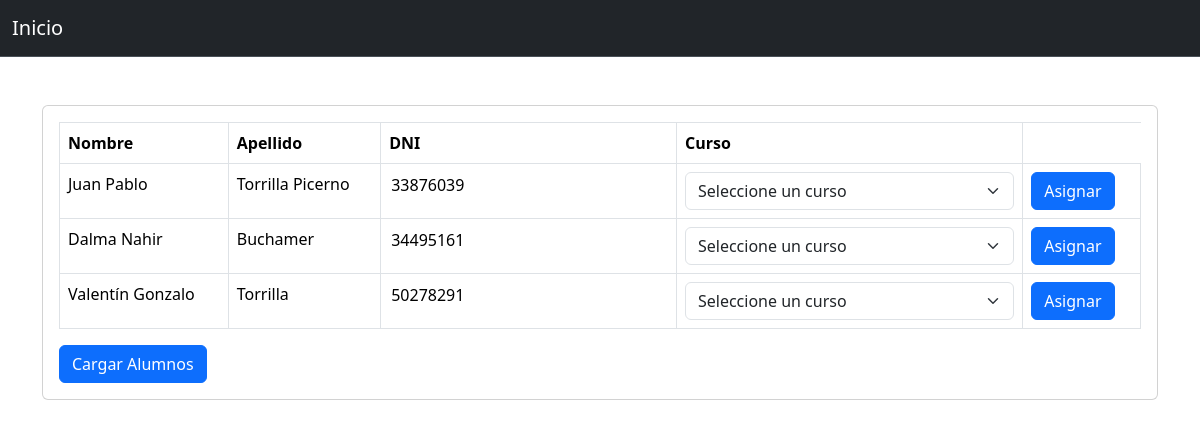
The page /cursos/asignarCurso on the database its author committed.
### cursos/models.py (models this page shows)
class Alumno(models.Model):
    Nombre = models.CharField(max_length=50)
    Apellido = models.CharField(max_length=50)
    DNI = models.IntegerField(primary_key=True)
    Telefono = models.CharField(max_length=15)
    Correo_electronico = models.EmailField()
    Curso = models.ForeignKey(Curso, on_delete=models.SET_NULL, null=True)

### cursos/views.py (the view, shortened to what this page needs)
# urls.py: path('asignarCurso', views.asignar_curso, name='asignar_curso'),
def asignar_curso(request):
    dni = request.POST.get('dni')
    id = request.POST.get('id')
    print(dni,id)
    if request.method == 'GET':
        template = loader.get_template("cursos/asignarCurso.html")
        context = {
            "alumnos": Alumno.objects.all(),
            "cursos": Curso.objects.all(),
        }
        return HttpResponse(template.render(context, request))

### cursos/templates/cursos/asignarCurso.html (shortened to what this page needs)
{% extends 'cursos/base.html' %}
{% block content %}
<div class="col md-5">
    <div class="card">
        <div class="card-body">
            {% if alumnos %}
            <table class="table table-bordered">
                <tr>
                <th>Nombre</th>
                <th>Apellido</th>
                <th>DNI</th>
                <th>Curso</th>
                </tr>
                {% for alumno in alumnos %}
                <form action="/cursos/asignarCurso" method="POST">
                    <tr>
                        <td>{{ alumno.Nombre }}</td>
                        <td>{{ alumno.Apellido }}</td>
                        <td><input class="border border-0" type="number" value="{{alumno.DNI}}" name="dni" readonly></td>
                        <td>
                            <select class="form-select" name="id">
                                <option value="None" selected>Seleccione un curso</option>
                            </select>
                        </td>
                        <td>
                            <button class="btn btn-primary" type="submit">Asignar</button>
                        </td>
                    </tr>
                </form>
                {% endfor %}
            </table>
            {% else %}
            <p>No hay alumnos registrados.</p>
            {% endif %}
            <a href="/cursos/cargarAlumnos" type="button" class="btn btn-primary mx-auto">Cargar Alumnos</a>
        </div>
    </div>
</div>
{%endblock%}

### rows shown on the page
Alumno: Nombre "Juan Pablo", Apellido "Torrilla Picerno", dni "33876039"
Alumno: Nombre "Dalma Nahir", Apellido "Buchamer", dni "34495161"
Alumno: Nombre "Valentín Gonzalo", Apellido "Torrilla", dni "50278291"
